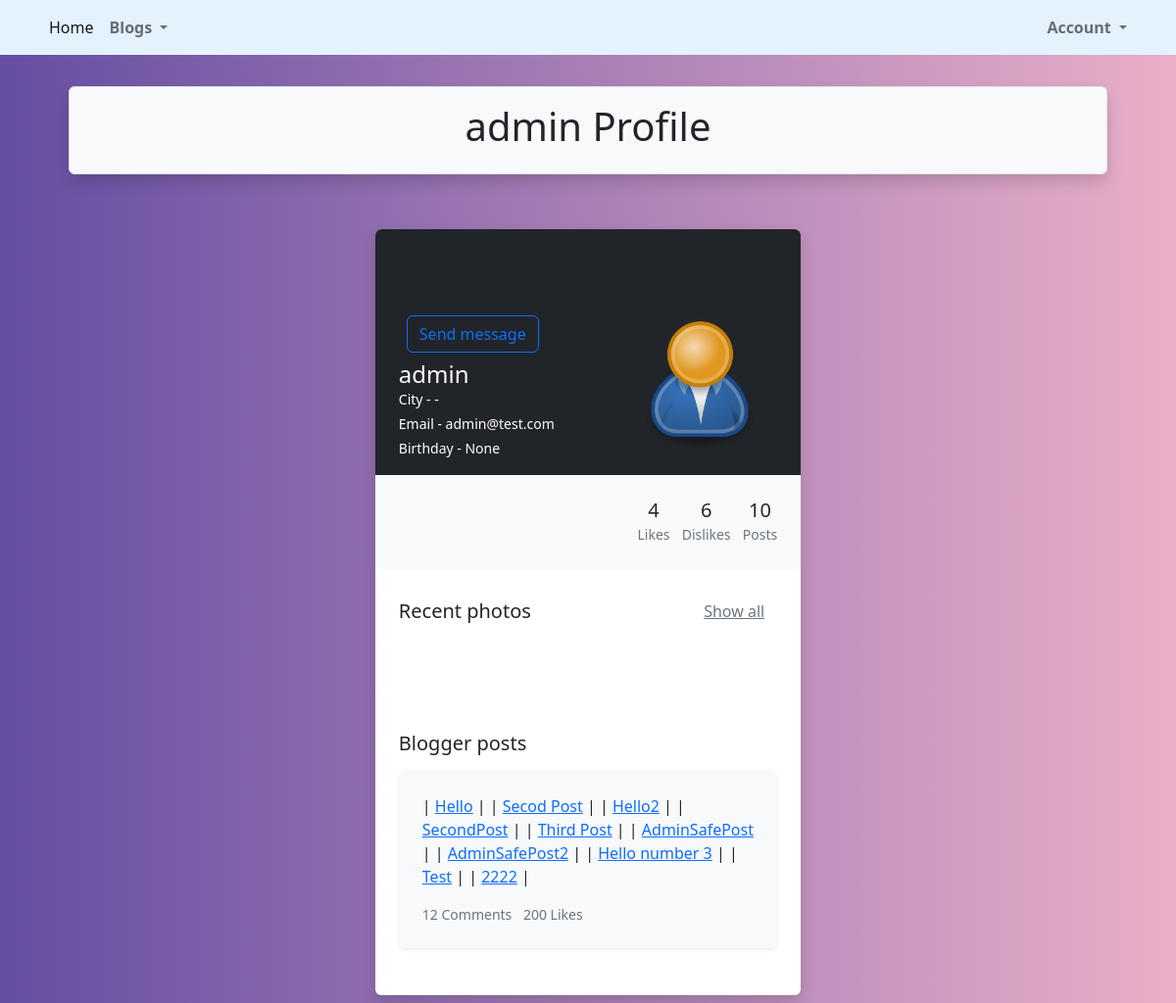
The page /accounts/profiles/user/1 on the database as committed earlier.
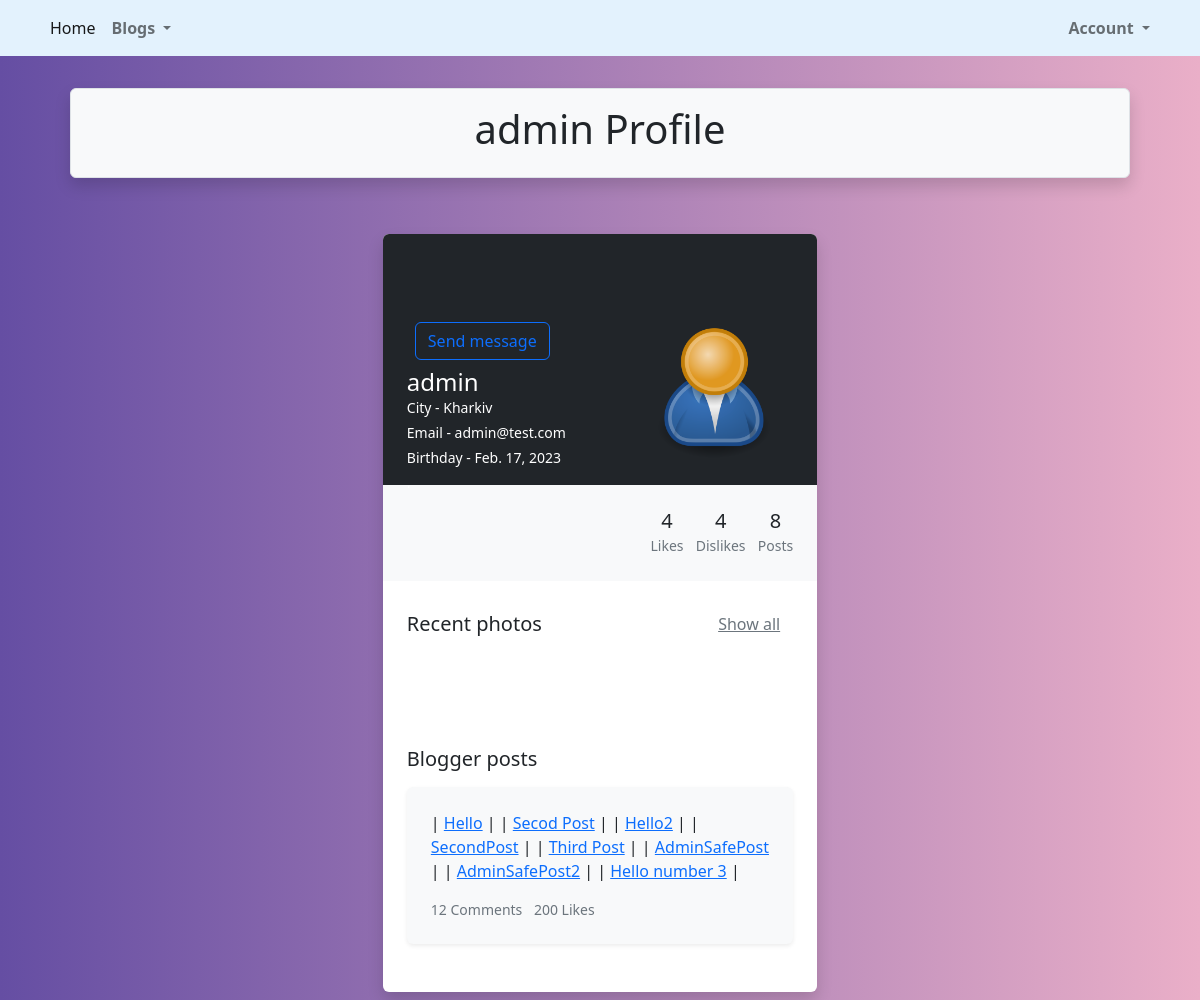
The same page on the database as committed later.
### src/accounts/models.py (models this page shows, shortened)
class User(AbstractUser):
    is_activated = models.BooleanField(default=True, db_index=True)
    avatar = models.ImageField(upload_to=avatar_place, default='profile/default.png')
    birthday = models.DateField(null=True, blank=True)
    city = models.CharField(max_length=50, null=True, blank=True)
    class Meta(AbstractUser.Meta):
        db_table = 'user'

### src/post/models.py (models this page shows, shortened)
class Posts(models.Model):
    uuid = models.UUIDField(default=uuid4, db_index=True, unique=True)
    title = models.CharField(max_length=30)
    author = models.ForeignKey(User, on_delete=models.CASCADE)
    text = models.TextField(max_length=1000)
    like = models.ManyToManyField(User, blank=True, related_name='likes')
    dislike = models.ManyToManyField(User, blank=True, related_name='dislikes')
    create_date = models.DateField(auto_now_add=True)
    class Meta:
        db_table = 'posts'

### src/accounts/views.py (the view)
# urls.py: path('profiles/user/<int:pk>', blogger_profile_view, name='bloggers_profile'),
def blogger_profile_view(request, pk):
    blogger = get_object_or_404(User, pk=pk)
    posts = Posts.objects.filter(author_id=pk).order_by('create_date')
    likes = User.objects.filter(
        likes__author=pk).prefetch_related('likes')
    dislikes = User.objects.filter(
        dislikes__author=pk).prefetch_related('dislikes')
    return render(request, 'accounts/blogger_profile_view.html',
                  {'blogger': blogger,
                   'posts': posts,
                   'likes': likes,
                   'dislikes': dislikes})

### src/accounts/templates/accounts/blogger_profile_view.html (shortened to what this page needs)
{% extends 'base.html' %}
{% load static %}
{% load crispy_forms_tags %}
{% block header %}
    {{ blogger.username }} Profile
{% endblock %}
{% block content %}
        <link rel="stylesheet" type="text/css" href="{% static 'accounts/css/profile_stylesheet.css' %}">
    <div class="row py-2 px-2">
    <div class="col-xl-5 col-md-6 col-sm-10 mx-auto">
        <div class="bg-white shadow rounded overflow-hidden">
            <div class="px-4 pt-0 pb-4 bg-dark">
                <div class="media align-items-end profile-header">
                    <div class="profile mr-3"><img class="rounded-circle p-1 m-1" width="150" height="150" src="{{ blogger.avatar.url }}"
                         alt="avatar" align="right"><a href="{% url 'accounts:send_message_to_blogger' blogger.pk %}" class="btn btn-outline-primary m-2">Send message</a></div>
                    <div class="media-body mb-5 text-white">
                        <h4 class="mt-0 mb-0">{% if user.last_name %}{{ blogger.first_name }} {{ blogger.last_name }} {% else %} {{ blogger.username }} {% endif %}</h4>
                        <p class="small mb-1"> City - {% if blogger.city %}{{ blogger.city }} {% else %} - {% endif %}</p>
                    <p class="small mb-1"> Email - {{ blogger.email }}</p>
                    <p class="small mb-1"> Birthday - {% if blogger.birthday %} {{ blogger.birthday }} {% else %} None {% endif %}</p>
                    <p class="small mb-1"> .</p>
                    </div>
                </div>
            </div>
            <div class="bg-light p-4 d-flex justify-content-end text-center">
                <ul class="list-inline mb-0">
                    <li class="list-inline-item">
                        <h5 class="font-weight-bold mb-0 d-block">{{ likes.count }}</h5><small class="text-muted"> Likes</small>
                    </li>
                    <li class="list-inline-item">
                        <h5 class="font-weight-bold mb-0 d-block">{{ dislikes.count }}</h5><small class="text-muted"> Dislikes</small>
                    </li>
                    <li class="list-inline-item">
                        <h5 class="font-weight-bold mb-0 d-block">{{ blogger.posts_set.count }}</h5><small class="text-muted"> Posts</small>
                    </li>
                </ul>
            </div>
            <div class="py-4 px-4">
                <div class="d-flex align-items-center justify-content-between mb-3">
                    <h5 class="mb-0">Recent photos</h5><a href="#" class="btn btn-link text-muted">Show all</a>
                </div>
                <div class="row">
                    <div class="col-lg-6 mb-2 pr-lg-1"><img src="https://bootstrapious.com/i/snippets/sn-profile/img-3.jpg" alt="" class="img-fluid rounded shadow-sm"></div>
                    <div class="col-lg-6 mb-2 pl-lg-1"><img src="https://bootstrapious.com/i/snippets/sn-profile/img-4.jpg" alt="" class="img-fluid rounded shadow-sm"></div>
                    <div class="col-lg-6 pr-lg-1 mb-2"><img src="https://bootstrapious.com/i/snippets/sn-profile/img-5.jpg" alt="" class="img-fluid rounded shadow-sm"></div>
                    <div class="col-lg-6 pl-lg-1"><img src="https://bootstrapious.com/i/snippets/sn-profile/img-6.jpg" alt="" class="img-fluid rounded shadow-sm"></div>
                </div>
                <div class="py-4">
                    <h5 class="mb-3">Blogger posts</h5>
                    <div class="p-4 bg-light rounded shadow-sm">
                        <p class="font-italic mb-0">{% if posts %}{% for post in posts %} | <a href="{% url 'posts:detail' uuid=post.uuid %}">
                                    {{ post.title }}</a> |
                            {% endfor %} {% else %} Sorry, but you didn't make any post yet, maybe it's time to start! {% endif %}</p>
                        <ul class="list-inline small text-muted mt-3 mb-0">
                            <li class="list-inline-item">12 Comments</li>
                            <li class="list-inline-item">200 Likes</li>
                        </ul>
                    </div>
                </div>
            </div>
        </div>
    </div>
</div>
{% endblock %}

### src/templates/base.html (shortened to what this page needs)
<!DOCTYPE html>
<html lang="en">
<head>
    <link href="https://cdn.jsdelivr.net/npm/bootstrap@5.2.2/dist/css/bootstrap.min.css" rel="stylesheet"
>
    <link rel="stylesheet" href="https://cdn.jsdelivr.net/npm/bootstrap-icons@1.9.1/font/bootstrap-icons.css">
</head>
    <body>
        {% include 'includes/header.html' %}
        <div class="container mt-1 pt-1">
        <div class="container mt-1 pt-1">
            <div class="border rounded text-center p-3 m-3 mb-5 bg-light shadow">
                <h1>{% block header %}{% endblock %}</h1>
            </div>
            {% block content %}{% endblock %}
        </div>
    </body>
</html>

### src/templates/includes/header.html (shortened to what this page needs)
{% load static %}
<nav class="navbar navbar-expand-lg sticky-top"  style="background-color: #e3f2fd;">
  <div class="container">
    <div class="collapse navbar-collapse" id="navbarSupportedContent">
      <ul class="navbar-nav me-auto mb-2 mb-lg-0">
        <li class="nav-item">
          <a class="nav-link active" aria-current="page" href="{% url 'index' %}">Home</a>
        </li>
        <li class="nav-item dropdown">
          <a class="nav-link dropdown-toggle" href="#" role="button" data-bs-toggle="dropdown" aria-expanded="false">
              <strong>Blogs</strong>
          </a>
      </ul>
        <div class="d-flex">
            <ul class="navbar-nav me-auto mb-2 mb-lg-0">
        <li class="nav-item dropdown">
          <a class="nav-link dropdown-toggle" href="#" role="button" data-bs-toggle="dropdown" aria-expanded="false">
            <strong>Account</strong>
          </a>
        </div>
    </div>
  </div>
</nav>

### src/accounts/static/accounts/css/profile_stylesheet.css (style rules this page uses)
.profile-header { transform: translateY(5rem); }
body { background: #654ea3; background: -webkit-linear-gradient(to right, #654ea3, #eaafc8); background: linear-gradient(to right, #654ea3, #eaafc8); min-height: 100vh; }

Rows that differ between the two databases and show on the page:
removed Posts: title "Test"
removed Posts: title "2222"
changed User "admin": city (not shown) → "Kharkiv"; birthday (not shown) → "Feb. 17, 2023"; posts_set.count "10" → "8"
Other text that changed with them:
{{ dislikes.count }}: "6" → "4"
text no longer shown: "- None"
